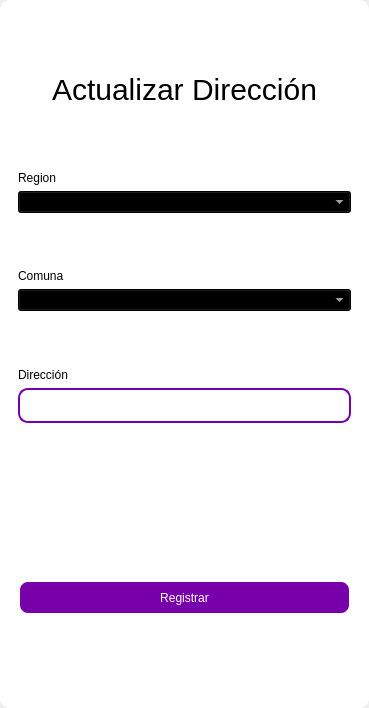
<?xml version="1.0" encoding="UTF-8"?>
<ui version="4.0">
 <class>MainWindow</class>
 <widget class="QMainWindow" name="MainWindow">
  <property name="geometry">
   <rect>
    <x>0</x>
    <y>0</y>
    <width>369</width>
    <height>708</height>
   </rect>
  </property>
  <property name="windowTitle">
   <string>MainWindow</string>
  </property>
  <property name="styleSheet">
   <string notr="true"/>
  </property>
  <widget class="QWidget" name="centralwidget">
   <property name="styleSheet">
    <string notr="true"/>
   </property>
   <layout class="QVBoxLayout" name="verticalLayout">
    <property name="spacing">
     <number>0</number>
    </property>
    <property name="leftMargin">
     <number>0</number>
    </property>
    <property name="topMargin">
     <number>0</number>
    </property>
    <property name="rightMargin">
     <number>0</number>
    </property>
    <property name="bottomMargin">
     <number>0</number>
    </property>
    <item>
     <widget class="QFrame" name="frame">
      <property name="enabled">
       <bool>true</bool>
      </property>
      <property name="styleSheet">
       <string notr="true">QFrame {
	border-radius:10px;
	background-color: rgb(255, 255, 255);
 }
</string>
      </property>
      <property name="frameShape">
       <enum>QFrame::StyledPanel</enum>
      </property>
      <property name="frameShadow">
       <enum>QFrame::Raised</enum>
      </property>
      <layout class="QVBoxLayout" name="verticalLayout_2">
       <item>
        <widget class="QFrame" name="frame_superior">
         <property name="minimumSize">
          <size>
           <width>0</width>
           <height>40</height>
          </size>
         </property>
         <property name="maximumSize">
          <size>
           <width>16777215</width>
           <height>40</height>
          </size>
         </property>
         <property name="styleSheet">
          <string notr="true">QPushButton{
border-radius:18px;
}

QPushButton:hover{
	background-color: rgb(0, 0, 0);
}
</string>
         </property>
         <property name="frameShape">
          <enum>QFrame::StyledPanel</enum>
         </property>
         <property name="frameShadow">
          <enum>QFrame::Raised</enum>
         </property>
         <layout class="QHBoxLayout" name="horizontalLayout_3">
          <property name="spacing">
           <number>4</number>
          </property>
          <property name="leftMargin">
           <number>0</number>
          </property>
          <property name="topMargin">
           <number>0</number>
          </property>
          <property name="rightMargin">
           <number>0</number>
          </property>
          <property name="bottomMargin">
           <number>0</number>
          </property>
          <item>
           <widget class="QPushButton" name="btn_icon">
            <property name="text">
             <string/>
            </property>
            <property name="iconSize">
             <size>
              <width>40</width>
              <height>40</height>
             </size>
            </property>
           </widget>
          </item>
          <item>
           <spacer name="horizontalSpacer_2">
            <property name="orientation">
             <enum>Qt::Horizontal</enum>
            </property>
            <property name="sizeHint" stdset="0">
             <size>
              <width>443</width>
              <height>20</height>
             </size>
            </property>
           </spacer>
          </item>
          <item>
           <widget class="QPushButton" name="bt_minimizar">
            <property name="minimumSize">
             <size>
              <width>38</width>
              <height>38</height>
             </size>
            </property>
            <property name="maximumSize">
             <size>
              <width>38</width>
              <height>38</height>
             </size>
            </property>
            <property name="cursor">
             <cursorShape>PointingHandCursor</cursorShape>
            </property>
            <property name="text">
             <string/>
            </property>
            <property name="icon">
             <iconset>
              <normaloff>image/minus.svg</normaloff>image/minus.svg</iconset>
            </property>
            <property name="iconSize">
             <size>
              <width>38</width>
              <height>38</height>
             </size>
            </property>
           </widget>
          </item>
          <item>
           <widget class="QPushButton" name="bt_maximizar">
            <property name="minimumSize">
             <size>
              <width>38</width>
              <height>38</height>
             </size>
            </property>
            <property name="maximumSize">
             <size>
              <width>38</width>
              <height>38</height>
             </size>
            </property>
            <property name="cursor">
             <cursorShape>PointingHandCursor</cursorShape>
            </property>
            <property name="text">
             <string/>
            </property>
            <property name="icon">
             <iconset>
              <normaloff>image/chevron-up.svg</normaloff>image/chevron-up.svg</iconset>
            </property>
            <property name="iconSize">
             <size>
              <width>38</width>
              <height>38</height>
             </size>
            </property>
           </widget>
          </item>
          <item>
           <widget class="QPushButton" name="bt_restaurar">
            <property name="minimumSize">
             <size>
              <width>38</width>
              <height>38</height>
             </size>
            </property>
            <property name="maximumSize">
             <size>
              <width>38</width>
              <height>38</height>
             </size>
            </property>
            <property name="cursor">
             <cursorShape>PointingHandCursor</cursorShape>
            </property>
            <property name="text">
             <string/>
            </property>
            <property name="icon">
             <iconset>
              <normaloff>image/chevron-down.svg</normaloff>image/chevron-down.svg</iconset>
            </property>
            <property name="iconSize">
             <size>
              <width>38</width>
              <height>38</height>
             </size>
            </property>
           </widget>
          </item>
          <item>
           <widget class="QPushButton" name="bt_cerrar">
            <property name="minimumSize">
             <size>
              <width>38</width>
              <height>38</height>
             </size>
            </property>
            <property name="maximumSize">
             <size>
              <width>38</width>
              <height>38</height>
             </size>
            </property>
            <property name="cursor">
             <cursorShape>PointingHandCursor</cursorShape>
            </property>
            <property name="text">
             <string/>
            </property>
            <property name="icon">
             <iconset>
              <normaloff>image/x.svg</normaloff>image/x.svg</iconset>
            </property>
            <property name="iconSize">
             <size>
              <width>38</width>
              <height>38</height>
             </size>
            </property>
           </widget>
          </item>
         </layout>
        </widget>
       </item>
       <item>
        <widget class="QFrame" name="frame_3">
         <property name="styleSheet">
          <string notr="true">QLabel {
color: rgb(0, 0, 0);
	font: 12pt &quot;Arial&quot;;
	background-color: rgba(0, 0, 0,0);
}

QTextEdit{
background-color: rgba(0, 0, 0,0);
border-radius:10px; 
font: 12pt &quot;Arial&quot;;
color: rgb(0, 0, 0);
border: 2px solid  rgb(120, 0, 171);

}

QTextEdit:hover{
background-color: rgba(0, 0, 0,0);
border-radius:10px; 
font: 12pt &quot;Arial&quot;;
border: 2px solid  rgb(120, 0, 171);
	color: rgb(255, 255, 255);
}

QTextEdit:focus{
background-color: rgb(0, 0, 0);
border-radius:10px; 
font: 12pt &quot;Arial&quot;;
border: 2px solid rgb(120, 0, 171);
	
}

QLineEdit{
background-color: rgba(0, 0, 0,0);
border-radius:10px; 
font: 12pt &quot;Arial&quot;;
	color: rgb(0, 0, 0);
border: 2px solid  rgb(120, 0, 171);
}

QLineEdit:hover{
background-color: rgba(0, 0, 0,0);
border-radius:10px; 
font: 12pt &quot;Arial&quot;;
border: 2px solid  rgb(120, 0, 171);
}

QLineEdit:focus{
background-color: rgb(0, 0, 0);
border-radius:10px; 
font: 12pt &quot;Arial&quot;;
border: 2px solid rgb(120, 0, 171);
color: rgb(255, 255, 255);
}

QCheckBox{
	font: 12pt &quot;Arial&quot;;
	color: rgb(255, 255, 255);
}

QCheckBox::indicator {
    width: 18px;
    height:18px;
}

QCheckBox::indicator:unchecked {
   background-image: url(image/square.svg);
}

QCheckBox::indicator:checked {
   background-image: url(image/check-square.svg);
}

QPushButton{
border-radius:10px; 
font: 12pt &quot;Arial&quot;;
color: rgb(255, 255, 254);
border: 2px solid #ffffff;
background-color: rgb(120, 0, 171);
}

QPushButton:hover{
border-radius:10px; 
font: 12pt &quot;Arial&quot;;
color: rgb(255, 255, 255);
border: 2px solid rgb(120, 0, 171);
	background-color: rgb(120, 0, 171);
}
</string>
         </property>
         <property name="frameShape">
          <enum>QFrame::StyledPanel</enum>
         </property>
         <property name="frameShadow">
          <enum>QFrame::Raised</enum>
         </property>
         <layout class="QHBoxLayout" name="horizontalLayout_4">
          <item>
           <layout class="QVBoxLayout" name="verticalLayout_4">
            <item>
             <widget class="QLabel" name="label_3">
              <property name="minimumSize">
               <size>
                <width>100</width>
                <height>50</height>
               </size>
              </property>
              <property name="styleSheet">
               <string notr="true">font-size: 30px;
color: rgb(0, 0, 0);</string>
              </property>
              <property name="text">
               <string>Actualizar Dirección</string>
              </property>
              <property name="alignment">
               <set>Qt::AlignCenter</set>
              </property>
             </widget>
            </item>
            <item>
             <spacer name="verticalSpacer_4">
              <property name="orientation">
               <enum>Qt::Vertical</enum>
              </property>
              <property name="sizeHint" stdset="0">
               <size>
                <width>20</width>
                <height>40</height>
               </size>
              </property>
             </spacer>
            </item>
            <item>
             <widget class="QLabel" name="label_4">
              <property name="text">
               <string>Region</string>
              </property>
             </widget>
            </item>
            <item>
             <widget class="QComboBox" name="region_combobox">
              <property name="styleSheet">
               <string notr="true">background-color: rgb(0, 0, 0);
color: rgb(255, 255, 255);</string>
              </property>
             </widget>
            </item>
            <item>
             <spacer name="verticalSpacer">
              <property name="orientation">
               <enum>Qt::Vertical</enum>
              </property>
              <property name="sizeHint" stdset="0">
               <size>
                <width>20</width>
                <height>40</height>
               </size>
              </property>
             </spacer>
            </item>
            <item>
             <widget class="QLabel" name="label_8">
              <property name="text">
               <string>Comuna</string>
              </property>
             </widget>
            </item>
            <item>
             <widget class="QComboBox" name="commune_combobox">
              <property name="styleSheet">
               <string notr="true">background-color: rgb(0, 0, 0);
color: rgb(255, 255, 255);</string>
              </property>
             </widget>
            </item>
            <item>
             <spacer name="verticalSpacer_5">
              <property name="orientation">
               <enum>Qt::Vertical</enum>
              </property>
              <property name="sizeHint" stdset="0">
               <size>
                <width>20</width>
                <height>40</height>
               </size>
              </property>
             </spacer>
            </item>
            <item>
             <widget class="QLabel" name="label_5">
              <property name="text">
               <string>Dirección</string>
              </property>
             </widget>
            </item>
            <item>
             <widget class="QLineEdit" name="descriptiontxt">
              <property name="minimumSize">
               <size>
                <width>0</width>
                <height>35</height>
               </size>
              </property>
              <property name="maximumSize">
               <size>
                <width>16777215</width>
                <height>16777215</height>
               </size>
              </property>
              <property name="echoMode">
               <enum>QLineEdit::Normal</enum>
              </property>
             </widget>
            </item>
            <item>
             <spacer name="verticalSpacer_6">
              <property name="orientation">
               <enum>Qt::Vertical</enum>
              </property>
              <property name="sizeHint" stdset="0">
               <size>
                <width>20</width>
                <height>40</height>
               </size>
              </property>
             </spacer>
            </item>
            <item>
             <spacer name="verticalSpacer_9">
              <property name="orientation">
               <enum>Qt::Vertical</enum>
              </property>
              <property name="sizeHint" stdset="0">
               <size>
                <width>20</width>
                <height>50</height>
               </size>
              </property>
             </spacer>
            </item>
            <item>
             <spacer name="verticalSpacer_3">
              <property name="orientation">
               <enum>Qt::Vertical</enum>
              </property>
              <property name="sizeHint" stdset="0">
               <size>
                <width>20</width>
                <height>40</height>
               </size>
              </property>
             </spacer>
            </item>
            <item>
             <widget class="QPushButton" name="btn_update">
              <property name="minimumSize">
               <size>
                <width>0</width>
                <height>35</height>
               </size>
              </property>
              <property name="cursor">
               <cursorShape>PointingHandCursor</cursorShape>
              </property>
              <property name="text">
               <string>Registrar</string>
              </property>
             </widget>
            </item>
            <item>
             <spacer name="verticalSpacer_7">
              <property name="orientation">
               <enum>Qt::Vertical</enum>
              </property>
              <property name="sizeHint" stdset="0">
               <size>
                <width>20</width>
                <height>40</height>
               </size>
              </property>
             </spacer>
            </item>
            <item>
             <widget class="QFrame" name="frame_4">
              <property name="maximumSize">
               <size>
                <width>400</width>
                <height>600</height>
               </size>
              </property>
              <property name="styleSheet">
               <string notr="true">QLabel {
color: rgb(0, 0, 0);
	font: 12pt &quot;Arial&quot;;
	background-color: rgba(0, 0, 0,0);
}

QTextEdit{
background-color: rgba(0, 0, 0,0);
border-radius:10px; 
font: 12pt &quot;Arial&quot;;
color: rgb(0, 0, 0);
border: 2px solid  rgb(120, 0, 171);

}

QTextEdit:hover{
background-color: rgba(0, 0, 0,0);
border-radius:10px; 
font: 12pt &quot;Arial&quot;;
border: 2px solid  rgb(120, 0, 171);
	color: rgb(255, 255, 255);
}

QTextEdit:focus{
background-color: rgb(0, 0, 0);
border-radius:10px; 
font: 12pt &quot;Arial&quot;;
border: 2px solid rgb(120, 0, 171);
	
}

QLineEdit{
background-color: rgba(0, 0, 0,0);
border-radius:10px; 
font: 12pt &quot;Arial&quot;;
	color: rgb(0, 0, 0);
border: 2px solid  rgb(120, 0, 171);
}

QLineEdit:hover{
background-color: rgba(0, 0, 0,0);
border-radius:10px; 
font: 12pt &quot;Arial&quot;;
border: 2px solid  rgb(120, 0, 171);
}

QLineEdit:focus{
background-color: rgb(0, 0, 0);
border-radius:10px; 
font: 12pt &quot;Arial&quot;;
border: 2px solid rgb(120, 0, 171);
color: rgb(255, 255, 255);
}

QCheckBox{
	font: 12pt &quot;Arial&quot;;
	color: rgb(255, 255, 255);
}

QCheckBox::indicator {
    width: 18px;
    height:18px;
}

QCheckBox::indicator:unchecked {
   background-image: url(image/square.svg);
}

QCheckBox::indicator:checked {
   background-image: url(image/check-square.svg);
}

QPushButton{
border-radius:10px; 
font: 12pt &quot;Arial&quot;;
color: rgb(255, 255, 254);
border: 2px solid #ffffff;
background-color: rgb(120, 0, 171);
}

QPushButton:hover{
border-radius:10px; 
font: 12pt &quot;Arial&quot;;
color: rgb(255, 255, 255);
border: 2px solid rgb(120, 0, 171);
	background-color: rgb(120, 0, 171);
}
</string>
              </property>
              <property name="frameShape">
               <enum>QFrame::StyledPanel</enum>
              </property>
              <property name="frameShadow">
               <enum>QFrame::Raised</enum>
              </property>
              <layout class="QVBoxLayout" name="verticalLayout_3"/>
             </widget>
            </item>
           </layout>
          </item>
         </layout>
        </widget>
       </item>
      </layout>
     </widget>
    </item>
   </layout>
  </widget>
 </widget>
 <resources/>
 <connections/>
</ui>
